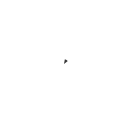
Frame 1 (no input)
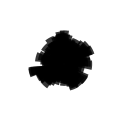
Frame 60 (the mouse pressed at the canvas centre just before this capture)
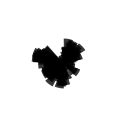
Frame 120 (the mouse held since frame 60 and released just before this capture)

The Processing sketch that drew these frames (run headless with seeded random() and noise(); from frame 60 on, the mouse is pressed at the canvas centre):

// Processing sketch: generate_train_vids_growth
// ── generate_train_vids_growth.pde
ArrayList <PVector> ps;

// GEN TRAIN
String folder;
int numframes = 33;
int NUM_TRAIN = 1000;
int NUM_VAL = 200;
int NUM_TEST = 18;
int count;
boolean export = true;

void setup() {
  size(128, 128);
  init();
}

// Simulation
void init() {
  ps = new ArrayList();
  ps.add( new PVector(width/2, height/2) );
}

// GEN TRAIN
void reset() {
  String base = "";
  if (count < NUM_TRAIN) base = "Train/";
  else if (count < NUM_TRAIN+NUM_VAL) base = "Val/";
  else if (count < NUM_TRAIN+NUM_VAL+NUM_TEST) base = "Test/";

  init();

  folder = base + nf(count, 4);
  count = count + 1;
}

void draw() {
  // GEN TRAIN
  int fc = frameCount%numframes; 
  if (fc==0) reset();
  
  // Simulation
  background(255);
  for (int n = 0; n < 255; n++) newParticle();
  fill(0, 200);
  noStroke();
  
  for (PVector p : ps) {
    PVector center = new PVector(width/2, height/2);
    PVector p2 = p.copy();
    p2.sub(center);
    float angle = p2.heading();
    float d = p2.mag();
    float amp = map(sqrt(d), 0, sqrt(width/2), 0.5, 0);
    arc(width/2, height/2, d*2, d*2, angle-amp, angle+amp);
  }
  
  // GEN TRAIN
  if (export) {
    save(folder+"/"+nf(fc, 3)+".jpg");
  }
  if (count >= NUM_TRAIN + NUM_VAL + NUM_TEST) exit();
}

// Simulation
void newParticle() {
  PVector pos = new PVector(width/2, height/2);
  pos.add(randomGaussian()*width/2, randomGaussian()*height/2);
  boolean col = false;
  for (PVector p : ps) {
    if (p.dist(pos) < 5) col = true;
  }
  if (col) ps.add(pos);
}
